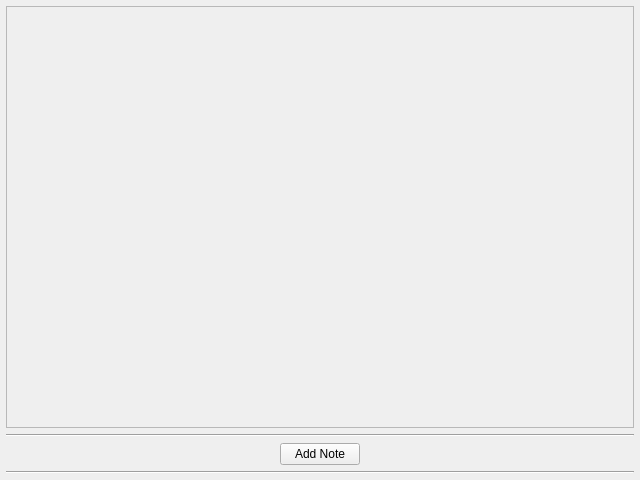
<?xml version="1.0" encoding="UTF-8"?>
<ui version="4.0">
 <class>DocumentView</class>
 <widget class="QWidget" name="DocumentView">
  <property name="geometry">
   <rect>
    <x>0</x>
    <y>0</y>
    <width>640</width>
    <height>480</height>
   </rect>
  </property>
  <property name="windowTitle">
   <string>Form</string>
  </property>
  <layout class="QVBoxLayout" name="verticalLayout">
   <property name="margin">
    <number>6</number>
   </property>
   <item>
    <widget class="QScrollArea" name="scrollArea">
     <property name="horizontalScrollBarPolicy">
      <enum>Qt::ScrollBarAlwaysOff</enum>
     </property>
     <property name="widgetResizable">
      <bool>true</bool>
     </property>
     <widget class="QWidget" name="noteArea">
      <property name="geometry">
       <rect>
        <x>0</x>
        <y>0</y>
        <width>626</width>
        <height>417</height>
       </rect>
      </property>
      <layout class="QVBoxLayout" name="noteLayout">
       <item>
        <spacer name="verticalSpacer">
         <property name="orientation">
          <enum>Qt::Vertical</enum>
         </property>
         <property name="sizeHint" stdset="0">
          <size>
           <width>20</width>
           <height>396</height>
          </size>
         </property>
        </spacer>
       </item>
      </layout>
     </widget>
    </widget>
   </item>
   <item>
    <widget class="Line" name="line">
     <property name="orientation">
      <enum>Qt::Horizontal</enum>
     </property>
    </widget>
   </item>
   <item>
    <layout class="QHBoxLayout" name="horizontalLayout">
     <property name="rightMargin">
      <number>0</number>
     </property>
     <item>
      <spacer name="horizontalSpacer">
       <property name="orientation">
        <enum>Qt::Horizontal</enum>
       </property>
       <property name="sizeHint" stdset="0">
        <size>
         <width>40</width>
         <height>20</height>
        </size>
       </property>
      </spacer>
     </item>
     <item>
      <widget class="QPushButton" name="addNoteButton">
       <property name="text">
        <string>Add Note</string>
       </property>
      </widget>
     </item>
     <item>
      <spacer name="horizontalSpacer_2">
       <property name="orientation">
        <enum>Qt::Horizontal</enum>
       </property>
       <property name="sizeHint" stdset="0">
        <size>
         <width>40</width>
         <height>20</height>
        </size>
       </property>
      </spacer>
     </item>
    </layout>
   </item>
   <item>
    <widget class="Line" name="line_2">
     <property name="orientation">
      <enum>Qt::Horizontal</enum>
     </property>
    </widget>
   </item>
  </layout>
 </widget>
 <resources/>
 <connections/>
</ui>
